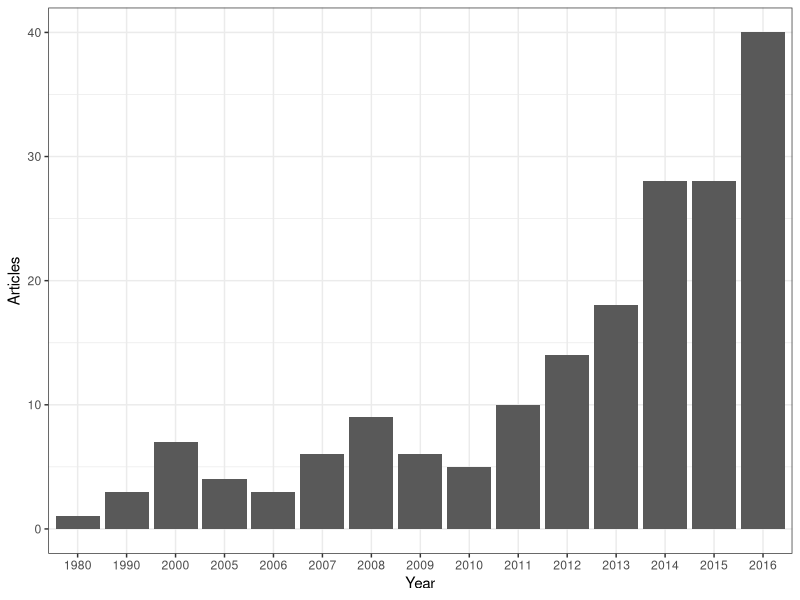
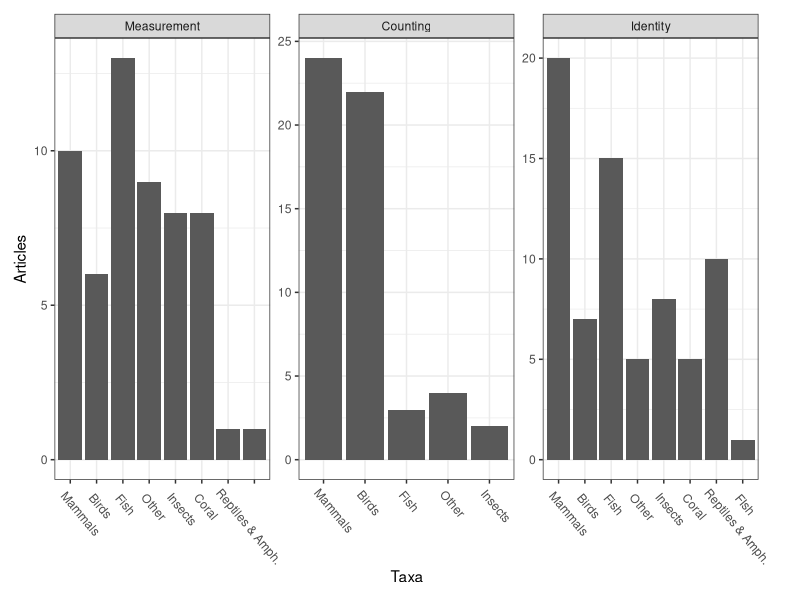
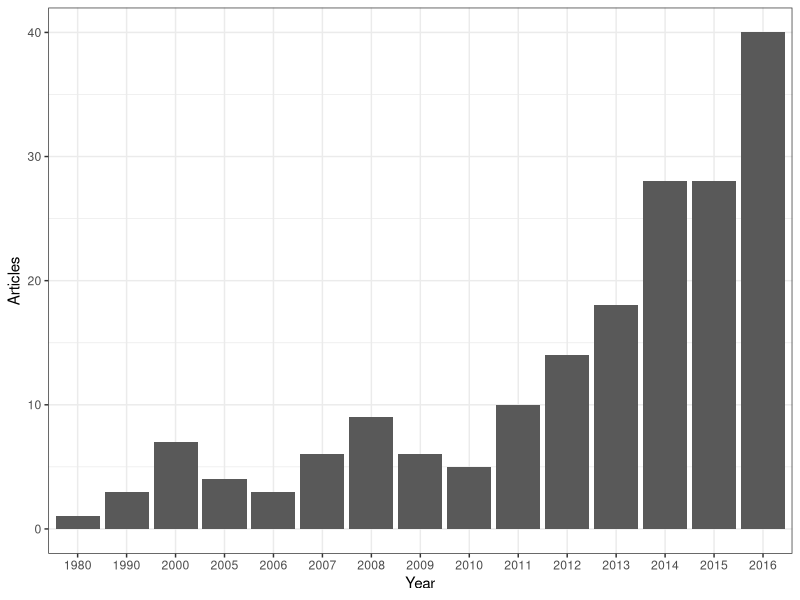
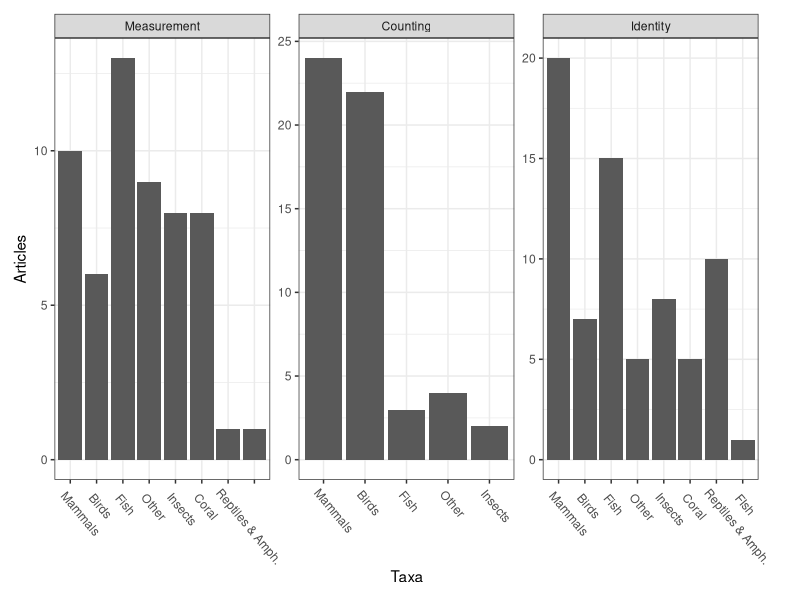

Recreate these plots in R, in order.
## ---- chunk 1
library(ggplot2)
library(stringr)
library(dplyr)
library(tidyr)
## ---- chunk 2
dat<-read.csv("Review.csv")
dat<-droplevels(dat)
dat<-dat[!dat$Focus=="",]
## ---- chunk 3
#cut
dat$YearC<-cut(dat$Year,c(1980,1990,2000,2005,2006:2017),labels=c(1980,1990,2000,2005,2006:2016),right = F)
dat<-dat[!is.na(dat$YearC),]
ggplot(dat,aes(x=YearC)) + geom_bar() + theme_bw() + labs(x="Year",y="Articles")
ggsave("Figures/PerYear.jpeg",height=4,width=6)
## ---- chunk 4
#order by articles
ord<-dat %>% group_by(Taxa) %>% summarise(n=n()) %>% arrange(n) %>% .$Taxa
dat$Taxa<-factor(dat$Taxa,levels=rev(ord))

dat$Focus<-factor(dat$Focus,level=c("Measurement","Counting","Tracking","Identity"))
ggplot(dat,aes(x=Taxa)) + facet_wrap(~Focus,scales="free",nrow=1)  + geom_bar() + labs(y="Articles") + theme_bw() + theme(axis.text.x=element_text(angle=-50,hjust=0.1),plot.margin = margin(10, 30, 10, 10))

ggsave("Figures/Focus_Taxa.jpeg",height=4,width=9)
## ---- chunk 5
dat$Citation

dat$Author<-paste(str_match(dat$Citation,"\\w+"),str_match(dat$Citation,"\\d+"))
write.csv(dat,"OutputTable.csv")
